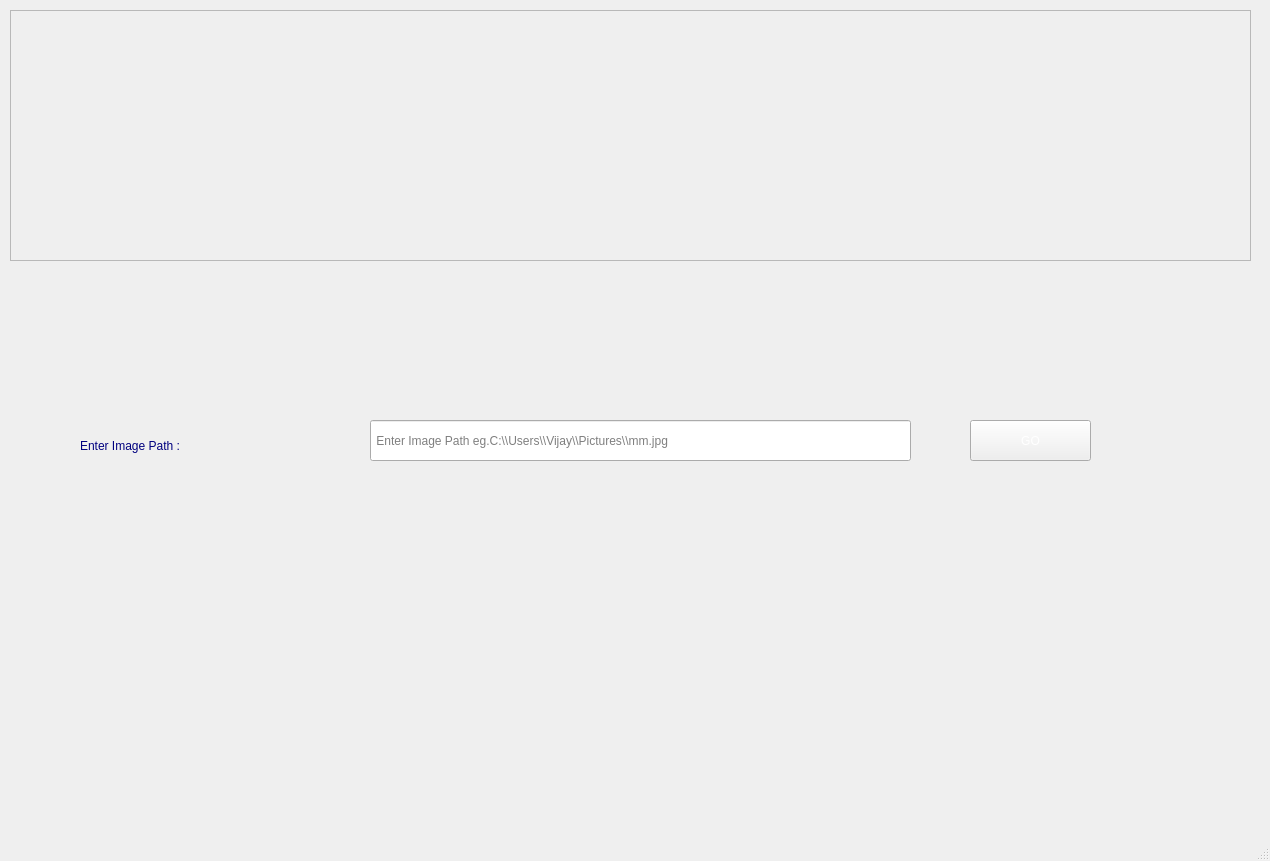
<?xml version="1.0" encoding="UTF-8"?>
<ui version="4.0">
 <class>MainWindow</class>
 <widget class="QMainWindow" name="MainWindow">
  <property name="geometry">
   <rect>
    <x>0</x>
    <y>0</y>
    <width>1270</width>
    <height>861</height>
   </rect>
  </property>
  <property name="windowTitle">
   <string>MainWindow</string>
  </property>
  <widget class="QWidget" name="centralwidget">
   <widget class="QFrame" name="frame">
    <property name="geometry">
     <rect>
      <x>10</x>
      <y>10</y>
      <width>1241</width>
      <height>251</height>
     </rect>
    </property>
    <property name="styleSheet">
     <string notr="true">background-image:url(C://Users//Vijay//Desktop//azure projects//ig1.jpg)</string>
    </property>
    <property name="frameShape">
     <enum>QFrame::StyledPanel</enum>
    </property>
    <property name="frameShadow">
     <enum>QFrame::Raised</enum>
    </property>
   </widget>
   <widget class="QLabel" name="label">
    <property name="geometry">
     <rect>
      <x>80</x>
      <y>420</y>
      <width>281</width>
      <height>51</height>
     </rect>
    </property>
    <property name="styleSheet">
     <string notr="true">color: rgb(0, 0, 127);
font: 75 16pt &quot;Times New Roman&quot;;</string>
    </property>
    <property name="text">
     <string>Enter Image Path : </string>
    </property>
   </widget>
   <widget class="QLineEdit" name="l1">
    <property name="geometry">
     <rect>
      <x>370</x>
      <y>420</y>
      <width>541</width>
      <height>41</height>
     </rect>
    </property>
    <property name="styleSheet">
     <string notr="true">font: 14pt &quot;Times New Roman&quot;;</string>
    </property>
    <property name="placeholderText">
     <string> Enter Image Path eg.C:\\Users\\Vijay\\Pictures\\mm.jpg</string>
    </property>
   </widget>
   <widget class="QPushButton" name="b1">
    <property name="geometry">
     <rect>
      <x>970</x>
      <y>420</y>
      <width>121</width>
      <height>41</height>
     </rect>
    </property>
    <property name="styleSheet">
     <string notr="true">color: rgb(255, 255, 255);
font: 75 18pt &quot;Times New Roman&quot;;
background-image:url(C://Users//Vijay//Desktop//azure projects//bo.jpg)


</string>
    </property>
    <property name="text">
     <string>GO</string>
    </property>
   </widget>
   <widget class="QLabel" name="err">
    <property name="geometry">
     <rect>
      <x>380</x>
      <y>530</y>
      <width>571</width>
      <height>211</height>
     </rect>
    </property>
    <property name="styleSheet">
     <string notr="true">color: rgb(0, 0, 127);
font: 75 12pt &quot;Times New Roman&quot;;</string>
    </property>
    <property name="text">
     <string/>
    </property>
   </widget>
  </widget>
  <widget class="QStatusBar" name="statusbar"/>
 </widget>
 <resources/>
 <connections/>
</ui>
